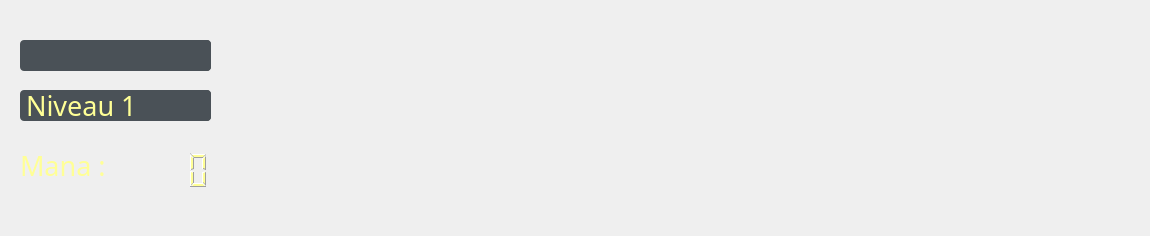
<?xml version="1.0" encoding="UTF-8"?>
<ui version="4.0">
 <class>EditorClass</class>
 <widget class="QMainWindow" name="EditorClass">
  <property name="geometry">
   <rect>
    <x>0</x>
    <y>0</y>
    <width>1150</width>
    <height>236</height>
   </rect>
  </property>
  <property name="windowTitle">
   <string>MainWindow</string>
  </property>
  <property name="autoFillBackground">
   <bool>false</bool>
  </property>
  <property name="styleSheet">
   <string notr="true">#centralwidget{
	background-image: url(:/image/background_editor.png);
}

#comboBoxElement,#comboBoxMastery,#label,#lcdNumberCost{
	font: 20pt &quot;Monotype Corsiva&quot;;
	color: rgb(255, 255, 150);
}

QComboBox
{
    background-color: #4a5157;
    padding-left: 6px;
    color: #fff;
    height: 20px;
	border-radius: 4px;

}


QComboBox::disabled
{
	background-color: #404040;
	color: #656565;
	border-color: #051a39;

}


QComboBox:on
{
    background-color: #4a5157;
	color: #fff;

}


QComboBox QAbstractItemView
{
    background-color: #4a5157;
    color: #fff;
    selection-background-color: #002b2b;
	selection-color: #fff;
    outline: 0;

}


QComboBox::drop-down
{
	background-color: #4a5157;
    subcontrol-origin: padding;
    subcontrol-position: top right;
	border-radius: 4px;
    width: 15px;

}


QComboBox::down-arrow
{
    image: url(://arrow-down.png);
    width: 8px;
    height: 8px;

}</string>
  </property>
  <widget class="QWidget" name="centralwidget">
   <property name="styleSheet">
    <string notr="true"/>
   </property>
   <widget class="QComboBox" name="comboBoxElement">
    <property name="geometry">
     <rect>
      <x>20</x>
      <y>40</y>
      <width>191</width>
      <height>31</height>
     </rect>
    </property>
    <property name="font">
     <font>
      <family>Monotype Corsiva</family>
      <pointsize>20</pointsize>
      <weight>50</weight>
      <italic>false</italic>
      <bold>false</bold>
     </font>
    </property>
   </widget>
   <widget class="QComboBox" name="comboBoxMastery">
    <property name="geometry">
     <rect>
      <x>20</x>
      <y>90</y>
      <width>191</width>
      <height>31</height>
     </rect>
    </property>
    <property name="font">
     <font>
      <family>Monotype Corsiva</family>
      <pointsize>20</pointsize>
      <weight>50</weight>
      <italic>false</italic>
      <bold>false</bold>
     </font>
    </property>
    <item>
     <property name="text">
      <string>Niveau 1</string>
     </property>
    </item>
    <item>
     <property name="text">
      <string>Niveau 2</string>
     </property>
    </item>
    <item>
     <property name="text">
      <string>Niveau 3</string>
     </property>
    </item>
   </widget>
   <widget class="QWidget" name="modifiersLayoutWidget">
    <property name="geometry">
     <rect>
      <x>240</x>
      <y>10</y>
      <width>901</width>
      <height>221</height>
     </rect>
    </property>
    <layout class="QHBoxLayout" name="modifiersLayout"/>
   </widget>
   <widget class="QLCDNumber" name="lcdNumberCost">
    <property name="geometry">
     <rect>
      <x>110</x>
      <y>150</y>
      <width>101</width>
      <height>41</height>
     </rect>
    </property>
    <property name="font">
     <font>
      <family>Monotype Corsiva</family>
      <pointsize>20</pointsize>
      <weight>50</weight>
      <italic>false</italic>
      <bold>false</bold>
     </font>
    </property>
    <property name="frameShape">
     <enum>QFrame::NoFrame</enum>
    </property>
    <property name="frameShadow">
     <enum>QFrame::Sunken</enum>
    </property>
    <property name="lineWidth">
     <number>5</number>
    </property>
    <property name="midLineWidth">
     <number>0</number>
    </property>
    <property name="smallDecimalPoint">
     <bool>false</bool>
    </property>
   </widget>
   <widget class="QLabel" name="label">
    <property name="geometry">
     <rect>
      <x>20</x>
      <y>140</y>
      <width>91</width>
      <height>51</height>
     </rect>
    </property>
    <property name="font">
     <font>
      <family>Monotype Corsiva</family>
      <pointsize>20</pointsize>
      <weight>50</weight>
      <italic>false</italic>
      <bold>false</bold>
     </font>
    </property>
    <property name="text">
     <string>Mana :</string>
    </property>
   </widget>
  </widget>
 </widget>
 <resources>
  <include location="editor.qrc"/>
 </resources>
 <connections/>
</ui>
